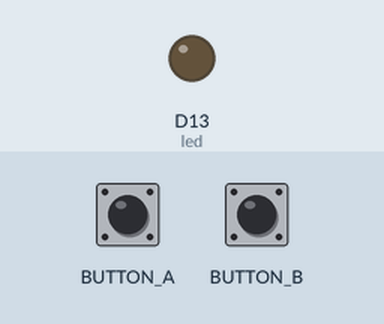
This program was run on a simulated Circuit Playground running CircuitPython. Parts: output pins drawn as LEDs (lit = HIGH). The inputs (shaded band) are chosen by the test bench.

Above: at 1.2 s.
1.3 s: button A pressed for 0.15 s
At 1.6 s:
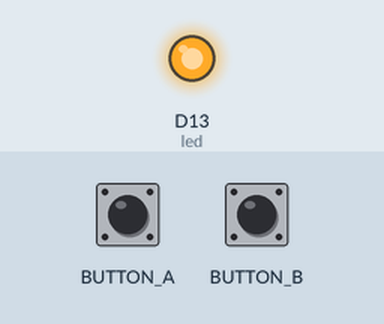
2.9 s: button B pressed for 0.15 s
At 4.1 s:
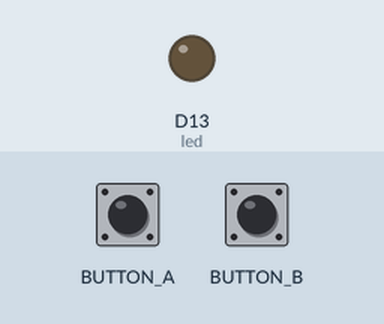
4.5 s: button A pressed for 1 s
At 5.3 s:
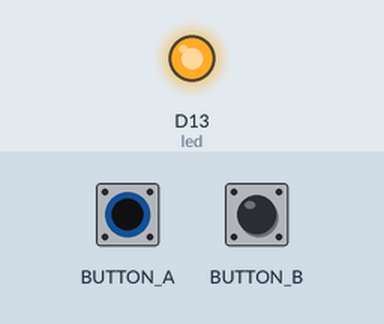
Timing chart, 0 to 7.5 s (numbered marks = the images above; inputs shaded):
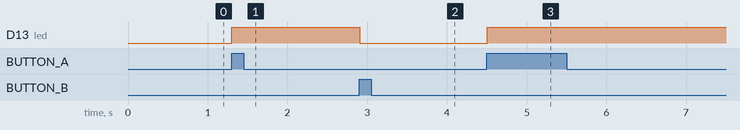

Measured:
- after the input at 1.3 s, D13 (led): LOW → HIGH at once
- after the input at 2.9 s, D13 (led): HIGH → LOW at once
- after the input at 4.5 s, D13 (led): LOW → HIGH at once

The program:

buttons.py
```python
"""This example turns the little red LED on if you press button A and turns it off if you press
button B!"""
import time
import board
import digitalio

led = digitalio.DigitalInOut(board.D13)
led.direction = digitalio.Direction.OUTPUT

button_a = digitalio.DigitalInOut(board.BUTTON_A)
button_a.direction = digitalio.Direction.INPUT
button_a.pull = digitalio.Pull.DOWN

button_b = digitalio.DigitalInOut(board.BUTTON_B)
button_b.direction = digitalio.Direction.INPUT
button_b.pull = digitalio.Pull.DOWN

while True:
    if button_a.value:  # Button A is pressed
        led.value = True
    elif button_b.value:  # Button B is pressed
        led.value = False
    time.sleep(0.01)
```
